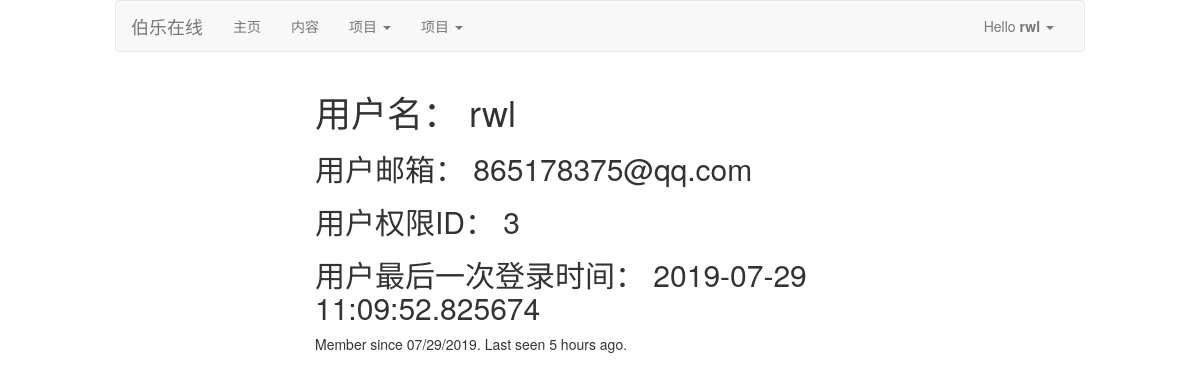
Before: /user/rwl (signed in) with the older database file.
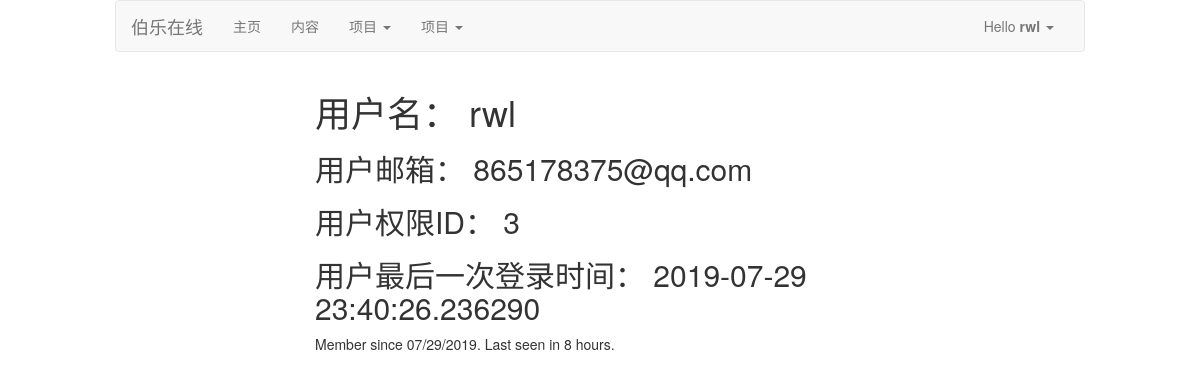
After: the same page with the newer database file.
### app/models.py (models this page shows, shortened)
class User(UserMixin, db.Model):
    __tablename__ = 'user'
    user_id = db.Column(db.Integer, primary_key=True, comment='用户ID')
    user_name = db.Column(db.String(50), unique=True, comment='用户名')
    user_email = db.Column(db.String(20), unique=True, comment='邮箱')
    user_mbl_nm = db.Column(db.String(20), unique=True, comment='用户电话')
    user_passwd_hash = db.Column(db.String(255), comment='用户密码')
    role_id = db.Column(db.Integer, db.ForeignKey('role.role_id'))
    confirmed = db.Column(db.Boolean, default=False)
    location = db.Column(db.String(64))
    about_me = db.Column(db.Text())
    member_since = db.Column(db.DateTime(), default=datetime.now)
    last_seen = db.Column(db.DateTime(), default=datetime.now)
    def ping(self):
        self.last_seen = datetime.now()
        db.session.add(self)
        db.session.commit()
    @property
    def user_passwd(self):
        raise AttributeError('密码不可读')
    def get_id(self):
        return (self.user_id)

### app/auth/views.py (the view)
@auth_bp.route('/user/<username>')
@login_required
@pysnooper.snoop()
def user(username):
    user = User.query.filter_by(user_name=username).first_or_404()
    if user == current_user:  # 判断当前登录的用户是否为链接选择的用户
        return render_template('auth/user.html', user=user)
    return '链接错误。。。'

### app/auth/views.py (called while the page is built)
@auth_bp.before_app_request
@pysnooper.snoop()
def before_request():
    if current_user.is_authenticated:
        current_user.ping()
        if not current_user.confirmed \
               and request.endpoint \
               and request.blueprint != 'auth' \
               and request.endpoint != 'static':
            return redirect(url_for('auth.unconfirmed'))

### app/models.py (called while the page is built)
@manager.user_loader
def load_user(user_id):
    return User.query.get(int(user_id))

### app/templates/auth/user.html (shortened to what this page needs)
{% extends 'main/base.html' %}
{% block content %}
    <div class="col-md-6 col-md-offset-3">
        <h1>用户名： {{ user.user_name }}</h1>
        <h2>用户邮箱： {{ user.user_email }}</h2>
        <h2>用户权限ID： {{ user.role_id }}</h2>
        <h2>用户最后一次登录时间： {{ user.last_seen }}</h2>
        <p>
            Member since {{ moment(user.member_since).format('L') }}.
            Last seen {{ moment(user.last_seen).fromNow() }}.
        </p>
    </div>
{% endblock %}

### app/templates/main/base.html (shortened to what this page needs)
{% extends 'bootstrap/base.html' %}
{% block html_attribs %} lang="zh"{% endblock %}
{% block styles %}
    <link rel="stylesheet" href="{{ url_for('static', filename='css/bootstrap.min.css') }}" >
    <link rel="stylesheet" href="{{ url_for('static', filename='css/bootstrap.css') }}" >
    <link rel="stylesheet" href="{{ url_for('static', filename='css/mycss.css') }}" >
{% endblock %}
{% block navbar %}
    <div class="col-md-10 col-lg-offset-1">   <nav class="navbar navbar-default">
        <div class="container-fluid">
            <div class="navbar-header">
                <span class="navbar-brand">伯乐在线</span>
            </div>
            <div class="navbar-collapse collapse" id="9b4e19e40f128155557f6ec359406246a0593bf9">
                <ul class="nav navbar-nav">
                    <li>
                        <a href="/" title="主页">主页</a>
                    </li>
                    <li>
                        <a href="/" title="内容">内容</a>
                    </li>
                    <li class="dropdown">
                        <a aria-expanded="false" aria-haspopup="true" class="dropdown-toggle" data-toggle="dropdown" href="#" role="button">项目
                            <span class="caret"></span>
                        </a>
                    </li>
                    <li class="dropdown">
                        <a aria-expanded="false" aria-haspopup="true" class="dropdown-toggle" data-toggle="dropdown" href="#" role="button">项目
                            <span class="caret"></span>
                        </a>
                    </li>
                </ul>
                <ul class="nav navbar-nav navbar-right">
                    {% if current_user.is_authenticated %}
                        <li class="dropdown">
                            <a aria-expanded="false" aria-haspopup="true" class="dropdown-toggle" data-toggle="dropdown" href="{{ url_for('auth.logout') }}" role="button">
                              Hello <b>{{ current_user.user_name }}</b>
                                <span class="caret"></span>
                            </a>
                        </li>
                    {% else %}
                        <li><a href="{{ url_for('auth.login') }}">登录</a></li>
                        <li><a href="{{ url_for('auth.register') }}">注册</a></li>
                    {% endif %}
                </ul>
            </div>
        </div>
    </nav>    </div>
{% endblock %}

Changed rows visible on the page:
changed User "rwl": last_seen "2019-07-29 11:09:52.825674" → "2019-07-29 23:40:26.236290"; last_seen "5 hours ago" → "in 8 hours"
